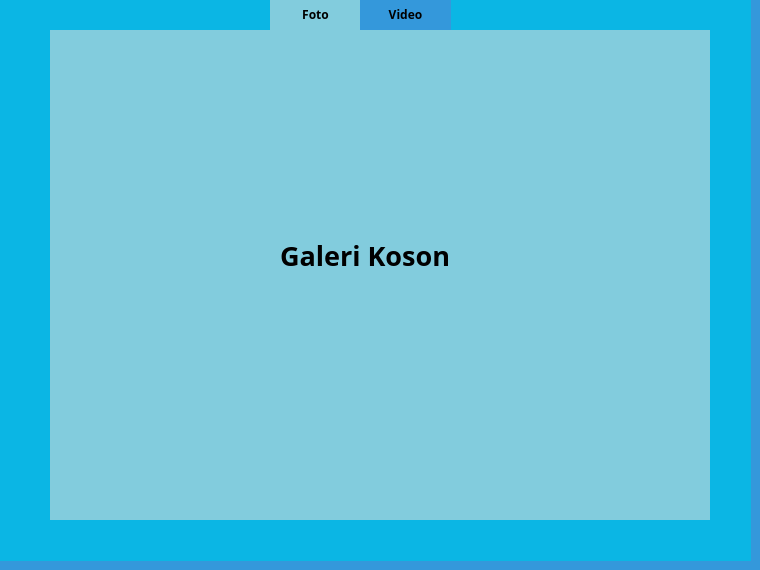
     <widget class="QWidget" name="rekam_widget">
      <property name="styleSheet">
       <string notr="true">QStackedWidget
{
	background-color:#3498db;
}
QWidget
{
	background-color:#3498db;
}</string>
      </property>
      <widget class="QLabel" name="label_kosong">
       <property name="geometry">
        <rect>
         <x>280</x>
         <y>220</y>
         <width>171</width>
         <height>71</height>
        </rect>
       </property>
       <property name="font">
        <font>
         <family>Trebuchet MS</family>
         <pointsize>20</pointsize>
         <weight>75</weight>
         <bold>true</bold>
        </font>
       </property>
       <property name="autoFillBackground">
        <bool>false</bool>
       </property>
       <property name="styleSheet">
        <string notr="true">background-color: rgba(0,0,0,0%);</string>
       </property>
       <property name="text">
        <string>Galeri Kosong</string>
       </property>
      </widget>
      <widget class="QTableWidget" name="galeriView">
       <property name="geometry">
        <rect>
         <x>50</x>
         <y>30</y>
         <width>660</width>
         <height>490</height>
        </rect>
       </property>
       <property name="minimumSize">
        <size>
         <width>660</width>
         <height>0</height>
        </size>
       </property>
       <property name="styleSheet">
        <string notr="true">QTableWidget{
background:#82ccdd;
}</string>
       </property>
       <property name="frameShape">
        <enum>QFrame::NoFrame</enum>
       </property>
       <property name="editTriggers">
        <set>QAbstractItemView::NoEditTriggers</set>
       </property>
       <property name="tabKeyNavigation">
        <bool>false</bool>
       </property>
       <property name="showDropIndicator" stdset="0">
        <bool>false</bool>
       </property>
       <property name="dragDropOverwriteMode">
        <bool>false</bool>
       </property>
       <property name="iconSize">
        <size>
         <width>320</width>
         <height>240</height>
        </size>
       </property>
       <property name="verticalScrollMode">
        <enum>QAbstractItemView::ScrollPerPixel</enum>
       </property>
       <property name="horizontalScrollMode">
        <enum>QAbstractItemView::ScrollPerPixel</enum>
       </property>
       <property name="gridStyle">
        <enum>Qt::NoPen</enum>
       </property>
       <attribute name="horizontalHeaderVisible">
        <bool>false</bool>
       </attribute>
       <attribute name="horizontalHeaderDefaultSectionSize">
        <number>325</number>
       </attribute>
       <attribute name="verticalHeaderVisible">
        <bool>false</bool>
       </attribute>
       <attribute name="verticalHeaderDefaultSectionSize">
        <number>245</number>
       </attribute>
      </widget>
      <widget class="QLabel" name="label_3">
       <property name="geometry">
        <rect>
         <x>0</x>
         <y>0</y>
         <width>751</width>
         <height>561</height>
        </rect>
       </property>
       <property name="styleSheet">
        <string notr="true">background-color:#0bb6e4;</string>
       </property>
       <property name="text">
        <string/>
       </property>
      </widget>
      <widget class="qlabel_extended" name="foto1">
       <property name="geometry">
        <rect>
         <x>270</x>
         <y>-1</y>
         <width>91</width>
         <height>31</height>
        </rect>
       </property>
       <property name="font">
        <font>
         <family>Trebuchet MS</family>
         <weight>75</weight>
         <bold>true</bold>
        </font>
       </property>
       <property name="styleSheet">
        <string notr="true">QLabel{
background-color:#82ccdd;
}</string>
       </property>
       <property name="text">
        <string>Foto</string>
       </property>
       <property name="alignment">
        <set>Qt::AlignCenter</set>
       </property>
      </widget>
      <widget class="qlabel_extended" name="video1">
       <property name="geometry">
        <rect>
         <x>360</x>
         <y>-1</y>
         <width>91</width>
         <height>31</height>
        </rect>
       </property>
       <property name="font">
        <font>
         <family>Trebuchet MS</family>
         <weight>75</weight>
         <bold>true</bold>
        </font>
       </property>
       <property name="styleSheet">
        <string notr="true">QLabel:hover{
background-color:#18dcff;
}</string>
       </property>
       <property name="text">
        <string>Video</string>
       </property>
       <property name="alignment">
        <set>Qt::AlignCenter</set>
       </property>
      </widget>
      <zorder>label_3</zorder>
      <zorder>galeriView</zorder>
      <zorder>label_kosong</zorder>
      <zorder>foto1</zorder>
      <zorder>video1</zorder>
     </widget>
